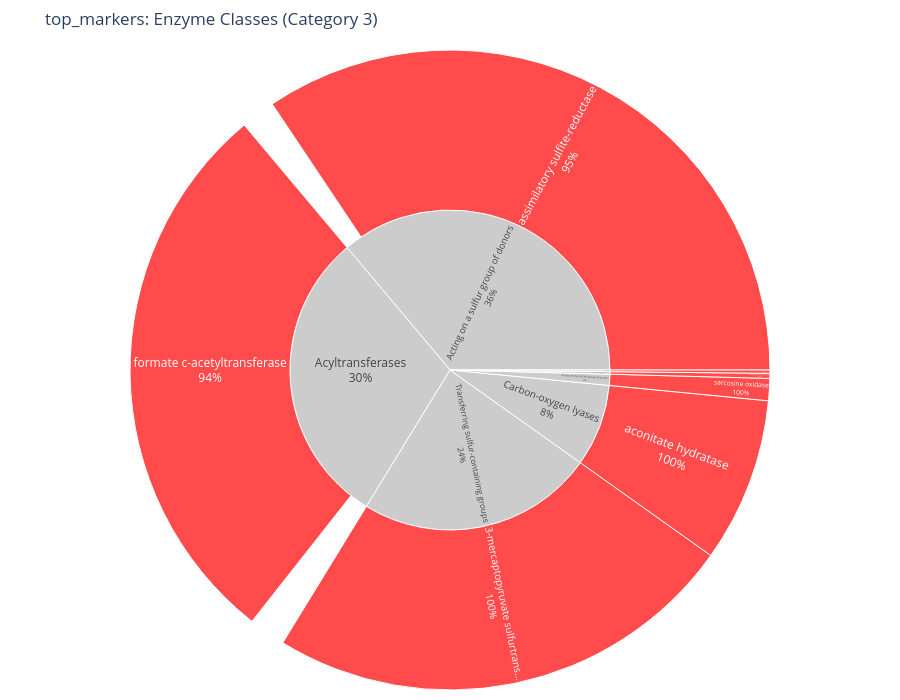

The cell this chart's notebook holds for it:
### Code cell
fig,  sunburst_data  = create_sunburst_chart_with_details(top_markers, "top_markers", top_n=200, category=3)
# Save as static image
output_path= data_visual/"32_sun_prot_class.png"
fig.write_image(output_path, scale=3)
# Show in notebook/browser
fig.show()

### Figure 1 — Plotly figure (JSON) as saved in the notebook; plotly's stock layout.template omitted (floating-point values rounded to 4 significant figures)
{"data": [{"branchvalues": "total", "customdata": [["<b>Enzyme</b>: Acting on a sulfur group of donors.<br><b>Entries</b>: 25<br><b>Total</b>: 11.52"], ["<b>Protein</b>: assimilatory sulfite-reductase<br><b>Value</b>: 10.960<br><b>Mechanisms</b>: N/A"], ["<b>Protein</b>: thiosulfate-dehydrogenase<br><b>Value</b>: 0.556<br><b>Mechanisms</b>: N/A"], ["<b>Enzyme</b>: Acyltransferases.<br><b>Entries</b>: 73<br><b>Total</b>: 9.60"], ["<b>Protein</b>: formate c-acetyltransferase<br><b>Value</b>: 9.009<br><b>Mechanisms</b>: N/A"], ["<b>Protein</b>: malate-synthase<br><b>Value</b>: 0.596<br><b>Mechanisms</b>: N/A"], ["<b>Enzyme</b>: Acting on the CH-NH group of donors.<br><b>Entries</b>: 2<br><b>Total</b>: 0.36"], ["<b>Protein</b>: sarcosine oxidase<br><b>Value</b>: 0.356<br><b>Mechanisms</b>: N/A"], ["<b>Enzyme</b>: Acting on NADH or NADPH.<br><b>Entries</b>: 1<br><b>Total</b>: 0.05"], ["<b>Protein</b>: nadh-dehydrogenase<br><b>Value</b>: 0.053<br><b>Mechanisms</b>: N/A"], ["<b>Enzyme</b>: Transferring sulfur-containing groups.<br><b>Entries</b>: 38<br><b>Total</b>: 7.62"], ["<b>Protein</b>: 3-mercaptopyruvate sulfurtransferase<br><b>Value</b>: 7.624<br><b>Mechanisms</b>: N/A"], ["<b>Enzyme</b>: Acting on iron-sulfur proteins as donors.<br><b>Entries</b>: 2<br><b>Total</b>: 0.08"], ["<b>Protein</b>: ferredoxin-nad-reductase<br><b>Value</b>: 0.080<br><b>Mechanisms</b>: N/A"], ["<b>Enzyme</b>: Carbon-oxygen lyases.<br><b>Entries</b>: 23<br><b>Total</b>: 2.65"], ["<b>Protein</b>: aconitate hydratase<br><b>Value</b>: 2.647<br><b>Mechanisms</b>: N/A"]], "domain": {"x": [0, 1], "y": [0, 1]}, "hovertemplate": "%{customdata[0]}", "ids": ["Acting on a sulfur group of donors.", "Acting on a sulfur group of donors.||protein_name", "Acting on a sulfur group of donors.||protein_name", "Acyltransferases.", "Acyltransferases.||protein_name", "Acyltransferases.||protein_name", "Acting on the CH-NH group of donors.", "Acting on the CH-NH group of donors.||protein_name", "Acting on NADH or NADPH.", "Acting on NADH or NADPH.||protein_name", "Transferring sulfur-containing groups.", "Transferring sulfur-containing groups.||protein_name", "Acting on iron-sulfur proteins as donors.", "Acting on iron-sulfur proteins as donors.||protein_name", "Carbon-oxygen lyases.", "Carbon-oxygen lyases.||protein_name"], "insidetextorientation": "radial", "labels": ["Acting on a sulfur group of donors", "assimilatory sulfite-reductase", "thiosulfate-dehydrogenase", "Acyltransferases", "formate c-acetyltransferase", "malate-synthase", "Acting on the CH-NH group of donors", "sarcosine oxidase", "Acting on NADH or NADPH", "nadh-dehydrogenase", "Transferring sulfur-containing groups", "3-mercaptopyruvate sulfurtrans...", "Acting on iron-sulfur proteins as donors", "ferredoxin-nad-reductase", "Carbon-oxygen lyases", "aconitate hydratase"], "marker": {"colors": ["#CCCCCC", "#FF0000", "#FF0000", "#CCCCCC", "#FF0000", "#FF0000", "#CCCCCC", "#FF0000", "#CCCCCC", "#FF0000", "#CCCCCC", "#FF0000", "#CCCCCC", "#FF0000", "#CCCCCC", "#FF0000"]}, "name": "", "parents": [null, "Acting on a sulfur group of donors.", "Acting on a sulfur group of donors.", null, "Acyltransferases.", "Acyltransferases.", null, "Acting on the CH-NH group of donors.", null, "Acting on NADH or NADPH.", null, "Transferring sulfur-containing groups.", null, "Acting on iron-sulfur proteins as donors.", null, "Carbon-oxygen lyases."], "textinfo": "label+percent parent", "type": "sunburst", "values": [11.52, 10.96, 0.556, 9.605, 9.009, 0.5955, 0.3562, 0.3562, 0.05324, 0.05324, 7.624, 7.624, 0.08047, 0.08047, 2.647, 2.647]}], "layout": {"height": 700, "legend": {"tracegroupgap": 0}, "margin": {"b": 10, "l": 10, "r": 10, "t": 50}, "title": {"text": "top_markers: Enzyme Classes (Category 3)"}, "width": 900}}
